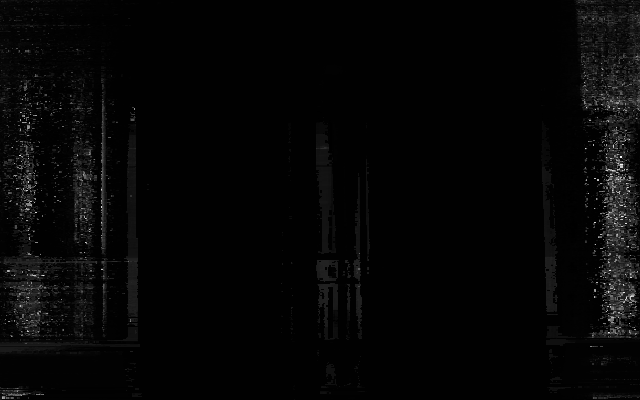
#> input picture depth_map_visualizations/stereo_depth_vs_averaged_depth/depth_avg_mm_20260113_182842.png, 640 x 400 px
$ python stereo_depth_vs_averaged_depth.py
#> lines starting #> are read from the running program, lines starting #| are printed output that depends on the picture; after the words box and inside, x2 and y2 are one past the last pixel; in counts of white or black regions, pixels touching at a corner belong together
import numpy as np
import cv2
import matplotlib.pyplot as plt
import matplotlib.ticker as mticker
import os

# =========================
# Inputs (edit as needed)
# =========================
# Two depth-mm PNGs (uint16, millimeters; 0 = invalid)
DEPTH1_PNG_PATH = "depth_avg_mm_20260113_182842.png"
DEPTH2_PNG_PATH = "depth_mm_20260113_182842.png"

# Optional labels (leave as None to auto-use filename)
LABEL1 = None
LABEL2 = None

# Shared visualization range (mm) for BOTH depth maps
MIN_D = 200
MAX_D = 500

# If True: anything <MIN_D or >MAX_D becomes black (easier “band” comparison)
MASK_OUTSIDE_RANGE = False

# Output files
OUT_SIDE = "./depth_png_vs_png_side_by_side.png"
OUT_SIDE_XHAIR = "./depth_png_vs_png_side_by_side_with_crosshair.png"
OUT_ROW = "./cross_section_row_png_vs_png.png"
OUT_COL = "./cross_section_col_png_vs_png.png"


# =========================
# Shared colormap (ONE LUT)
# =========================
_TURBO_LUT = cv2.applyColorMap(
    np.arange(256, dtype=np.uint8).reshape(256, 1),
    cv2.COLORMAP_TURBO
)[:, 0, :]  # (256, 3) BGR


def depth_mm_to_color(depth_mm_any, min_d=MIN_D, max_d=MAX_D, mask_outside=MASK_OUTSIDE_RANGE):
    """
    Convert a depth map to a color image using the SAME LUT and SAME normalization.
    depth_mm_any can be uint16 (mm, 0=invalid) or float mm (NaN/<=0 invalid).
    Returns BGR uint8.
    """
    d = depth_mm_any.astype(np.float32)

    invalid = (~np.isfinite(d)) | (d <= 0)
    if mask_outside:
        invalid = invalid | (d < min_d) | (d > max_d)

    d_clip = np.clip(d, min_d, max_d)
    idx = ((d_clip - min_d) * (255.0 / (max_d - min_d))).astype(np.uint8)

    out = _TURBO_LUT[idx]  # (H,W,3) BGR
    out[invalid] = (0, 0, 0)
    return out


def imshow_keep_aspect(rgb_img: np.ndarray, title: str, fig_w: float = 12.0):
    """
    Display an image with square pixels (aspect='equal') and a figure sized to match the image aspect ratio.
    """
    h, w = rgb_img.shape[:2]
    fig_h = fig_w * (h / w)

    fig, ax = plt.subplots(figsize=(fig_w, fig_h))
    ax.imshow(rgb_img)
    ax.set_title(title)
    ax.set_axis_off()
    ax.set_aspect("equal", adjustable="box")
    plt.tight_layout(pad=0)
    plt.show()


def plot_horizontal_cross_section_equal_aspect(y1: np.ndarray, y2: np.ndarray,
                                               label1: str, label2: str,
                                               y0: int, x_len: int,
                                               y_min: float, y_max: float,
                                               out_path: str):
    """
    Equal aspect for a line plot means: 1 unit in x == 1 unit in y in screen space.
    For horizontal cross-section: x is pixel index, y is depth (mm).
    We enforce ax.set_aspect('equal') AND choose figsize to match (y_range/x_range).
    """
    x = np.arange(x_len, dtype=np.float32)
    x_min, x_max = 0.0, float(x_len - 1)
    x_range = max(1.0, x_max - x_min)
    y_range = max(1.0, float(y_max - y_min))

    # Pick a reasonable base width then compute height to keep equal scaling.
    fig_w = 12.0
    fig_h = fig_w * (y_range / x_range)
    fig_h = max(3.0, min(12.0, fig_h))  # clamp to avoid extreme skinny/tall figures

    fig, ax = plt.subplots(figsize=(fig_w, fig_h))
    ax.plot(x, y1, label=label1)
    ax.plot(x, y2, label=label2)
    ax.set_xlim(x_min, x_max)
    ax.set_ylim(y_min, y_max)
    ax.set_title(f"Horizontal cross-section at y={y0}")
    ax.set_xlabel("x pixel")
    ax.set_ylabel("depth (mm)")
    ax.legend()

    # Plot grid
    x_major, x_minor = 50, 10      # pixels
    y_major, y_minor = 50, 10      # mm

    ax.xaxis.set_major_locator(mticker.MultipleLocator(x_major))
    ax.xaxis.set_minor_locator(mticker.MultipleLocator(x_minor))
    ax.yaxis.set_major_locator(mticker.MultipleLocator(y_major))
    ax.yaxis.set_minor_locator(mticker.MultipleLocator(y_minor))

    ax.grid(True, which="major", linewidth=0.8)
    ax.grid(True, which="minor", linewidth=0.4)

    ax.set_aspect("equal", adjustable="box")
    plt.tight_layout()
    plt.savefig(out_path, dpi=200, bbox_inches="tight")
    plt.show()


def plot_vertical_cross_section_equal_aspect(x1: np.ndarray, x2: np.ndarray,
                                             label1: str, label2: str,
                                             x0: int, y_len: int,
                                             x_min: float, x_max: float,
                                             out_path: str):
    """
    For vertical cross-section: x is depth (mm), y is pixel index.
    We enforce equal scaling by setting aspect='equal' and choosing figsize
    to match (y_range/x_range).
    """
    y = np.arange(y_len, dtype=np.float32)
    y_min, y_max = 0.0, float(y_len - 1)
    y_range = max(1.0, y_max - y_min)
    x_range = max(1.0, float(x_max - x_min))

    # Pick a reasonable base height then compute width to keep equal scaling.
    fig_h = 8.0
    fig_w = fig_h * (x_range / y_range)
    fig_w = max(3.0, min(12.0, fig_w))  # clamp

    fig, ax = plt.subplots(figsize=(fig_w, fig_h))
    ax.plot(x1, y, label=label1)
    ax.plot(x2, y, label=label2)
    ax.set_xlim(x_min, x_max)
    ax.set_ylim(y_max, y_min)  # inverted y axis
    ax.set_title(f"Vertical cross-section at x={x0}")
    ax.set_xlabel("depth (mm)")
    ax.set_ylabel("y pixel")
    ax.legend()

    # Plot grid
    x_major, x_minor = 50, 10      # mm
    y_major, y_minor = 50, 10      # pixels

    ax.xaxis.set_major_locator(mticker.MultipleLocator(x_major))
    ax.xaxis.set_minor_locator(mticker.MultipleLocator(x_minor))
    ax.yaxis.set_major_locator(mticker.MultipleLocator(y_major))
    ax.yaxis.set_minor_locator(mticker.MultipleLocator(y_minor))

    ax.grid(True, which="major", linewidth=0.8)
    ax.grid(True, which="minor", linewidth=0.4)

    ax.set_aspect("equal", adjustable="box")
    plt.tight_layout()
    plt.savefig(out_path, dpi=200, bbox_inches="tight")
    plt.show()


# =========================
# Load both PNGs (uint16 mm)
# =========================
d1_u16 = cv2.imread(DEPTH1_PNG_PATH, cv2.IMREAD_UNCHANGED)
#> d1_u16 is the input picture: shape (400, 640) uint16; min 0, max 64038, mean 1587.9
if d1_u16 is None:
    raise RuntimeError(f"Failed to read depth PNG 1: {DEPTH1_PNG_PATH}")
if d1_u16.dtype != np.uint16:
    raise RuntimeError(f"Expected uint16 depth PNG 1. Got {d1_u16.dtype}")

H, W = d1_u16.shape
#> H = 400; W = 640

d2_u16 = cv2.imread(DEPTH2_PNG_PATH, cv2.IMREAD_UNCHANGED)
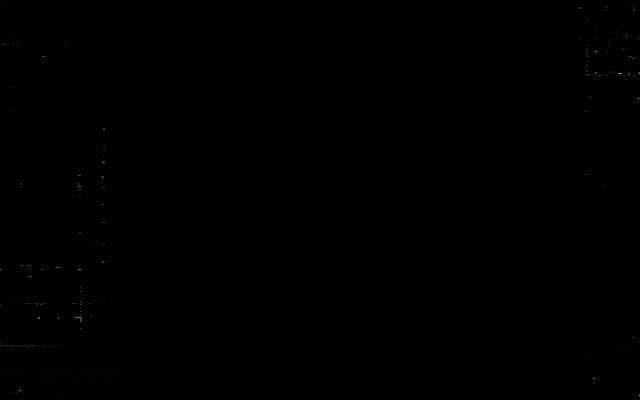
#> input picture depth_map_visualizations/stereo_depth_vs_averaged_depth/depth_mm_20260113_182842.png, 640 x 400 px
#> d2_u16 is the input picture: shape (400, 640) uint16; min 0, max 51231, mean 194.8
if d2_u16 is None:
    raise RuntimeError(f"Failed to read depth PNG 2: {DEPTH2_PNG_PATH}")
if d2_u16.dtype != np.uint16:
    raise RuntimeError(f"Expected uint16 depth PNG 2. Got {d2_u16.dtype}")

# Match size like your NPZ-resize path did (nearest so values stay “mm-like”)
if d2_u16.shape != (H, W):
    d2_u16 = cv2.resize(d2_u16, (W, H), interpolation=cv2.INTER_NEAREST)

label1 = LABEL1 if LABEL1 is not None else os.path.basename(DEPTH1_PNG_PATH)
label2 = LABEL2 if LABEL2 is not None else os.path.basename(DEPTH2_PNG_PATH)

# =========================
# Colorize with SAME LUT + SAME normalization
# =========================
v1 = depth_mm_to_color(d1_u16, MIN_D, MAX_D, MASK_OUTSIDE_RANGE)
#> in depth_mm_to_color, `invalid = (~np.isfinite(d)) | (d <= 0)`: invalid: shape (400, 640) bool; 0.05% white in thin lines or dots, all inside (x1, y1, x2, y2) = (30, 91, 639, 327)
#> in depth_mm_to_color, `out[invalid] = (0, 0, 0)`:
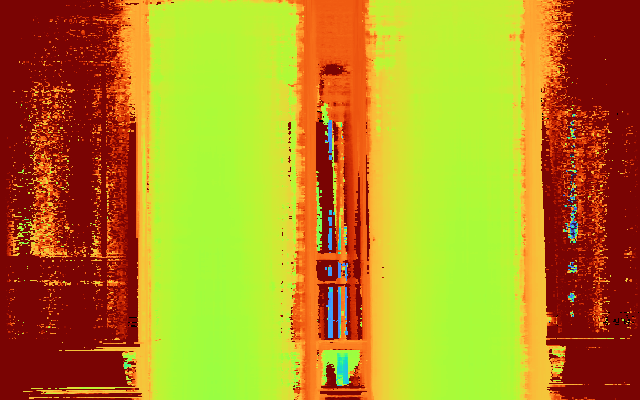
#> out: shape (400, 640, 3); mean of channels 0, 1, 2 34.9, 142.7, 178.5; drawn as B, G, R
v2 = depth_mm_to_color(d2_u16, MIN_D, MAX_D, MASK_OUTSIDE_RANGE)
#> call 2 of depth_mm_to_color, with min_d = 200, max_d = 500, mask_outside = False
#> in depth_mm_to_color (call 2), `invalid = (~np.isfinite(d)) | (d <= 0)`:
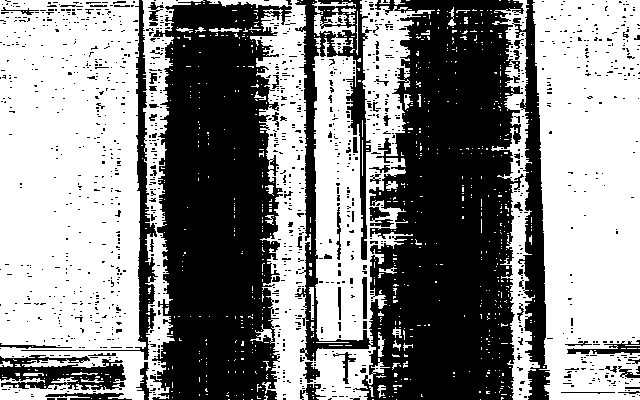
#> invalid: shape (400, 640) bool; 54.2% white; 1275 black regions (1201 under 20 px), largest, box (x1, y1, x2, y2) and area: (295, 0, 524, 400) 54863, (150, 0, 292, 400) 41106, (512, 0, 550, 400) 5862
#> in depth_mm_to_color (call 2), `d_clip = np.clip(d, min_d, max_d)`:
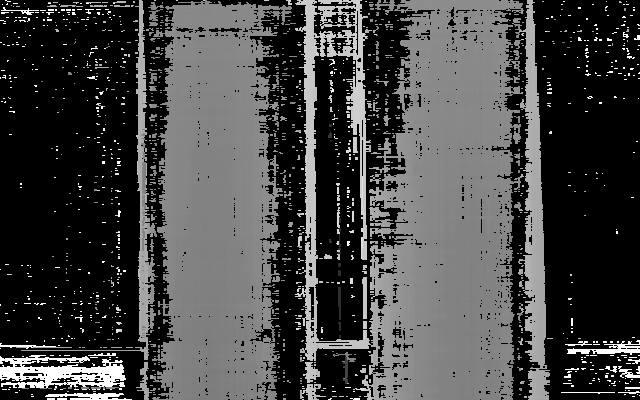
#> d_clip: shape (400, 640) float32; min 200, max 500, mean 280.8; drawn with min black and max white
#> in depth_mm_to_color (call 2), `out[invalid] = (0, 0, 0)`:
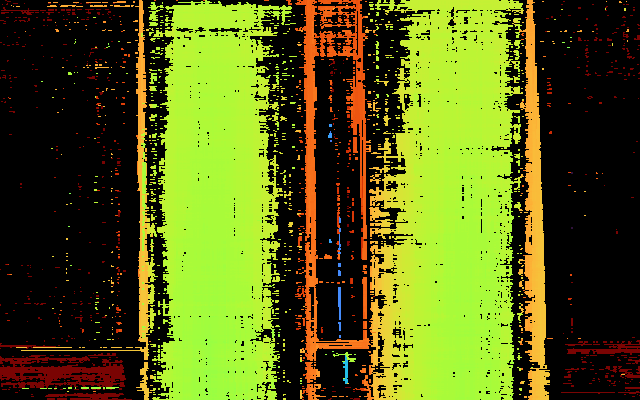
#> out: shape (400, 640, 3); mean of channels 0, 1, 2 22.9, 98.9, 87.5; drawn as B, G, R

combined = np.hstack([v1, v2])

cv2.putText(combined, label1, (10, 30),
            cv2.FONT_HERSHEY_SIMPLEX, 0.6, (255, 255, 255), 2, cv2.LINE_AA)
cv2.putText(combined, label2, (W + 10, 30),
            cv2.FONT_HERSHEY_SIMPLEX, 0.6, (255, 255, 255), 2, cv2.LINE_AA)

cv2.imwrite(OUT_SIDE, combined)

imshow_keep_aspect(
    cv2.cvtColor(combined, cv2.COLOR_BGR2RGB),
    f"Depth PNG vs Depth PNG (shared Turbo LUT + shared normalization)\n"
    f"Range: {MIN_D}-{MAX_D} mm"
)

# =========================
# Crosshair + cross-sections (EQUAL ASPECT)
# =========================
y0 = H // 2
#> y0 = 200
x0 = W // 5 * 3
#> x0 = 384

combined_x = combined.copy()
cv2.line(combined_x, (0, y0), (combined_x.shape[1] - 1, y0), (255, 255, 255), 1)
cv2.line(combined_x, (x0, 0), (x0, H - 1), (255, 255, 255), 1)
cv2.line(combined_x, (W + x0, 0), (W + x0, H - 1), (255, 255, 255), 1)
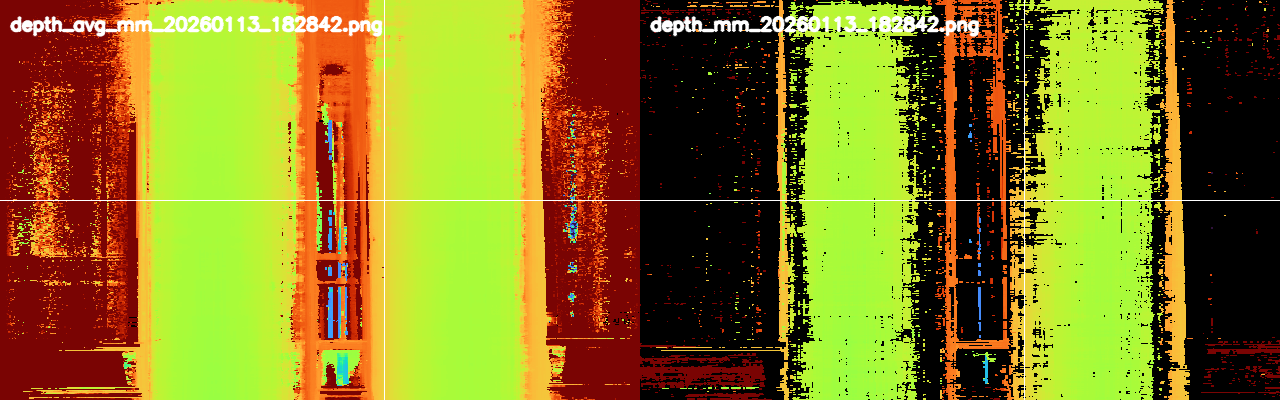
#> combined_x: shape (400, 1280, 3); mean of channels 0, 1, 2 32.5, 123, 134.8; drawn as B, G, R

cv2.imwrite(OUT_SIDE_XHAIR, combined_x)
imshow_keep_aspect(cv2.cvtColor(combined_x, cv2.COLOR_BGR2RGB),
                   "Cross-section locations (white lines)")

# Cross-sections in mm (NaN for invalid)
mm1 = d1_u16.astype(np.float32)
mm1[mm1 <= 0] = np.nan
#> mm1: shape (400, 640) float32; 0.05% of the values are NaN or infinite; the others: min 173, max 64038, mean 1588.7

mm2 = d2_u16.astype(np.float32)
mm2[mm2 <= 0] = np.nan

# Plot ranges
DEPTH_MIN = MIN_D - 50
DEPTH_MAX = MAX_D + 50

plot_horizontal_cross_section_equal_aspect(
    mm1[y0, :], mm2[y0, :],
    label1=label1, label2=label2,
    y0=y0, x_len=W,
    y_min=DEPTH_MIN, y_max=DEPTH_MAX,
    out_path=OUT_ROW
)

plot_vertical_cross_section_equal_aspect(
    mm1[:, x0], mm2[:, x0],
    label1=label1, label2=label2,
    x0=x0, y_len=H,
    x_min=DEPTH_MIN, x_max=DEPTH_MAX,
    out_path=OUT_COL
)
#> in plot_vertical_cross_section_equal_aspect, `plt.savefig(out_path, dpi=200, bbox_inches="tight")`:
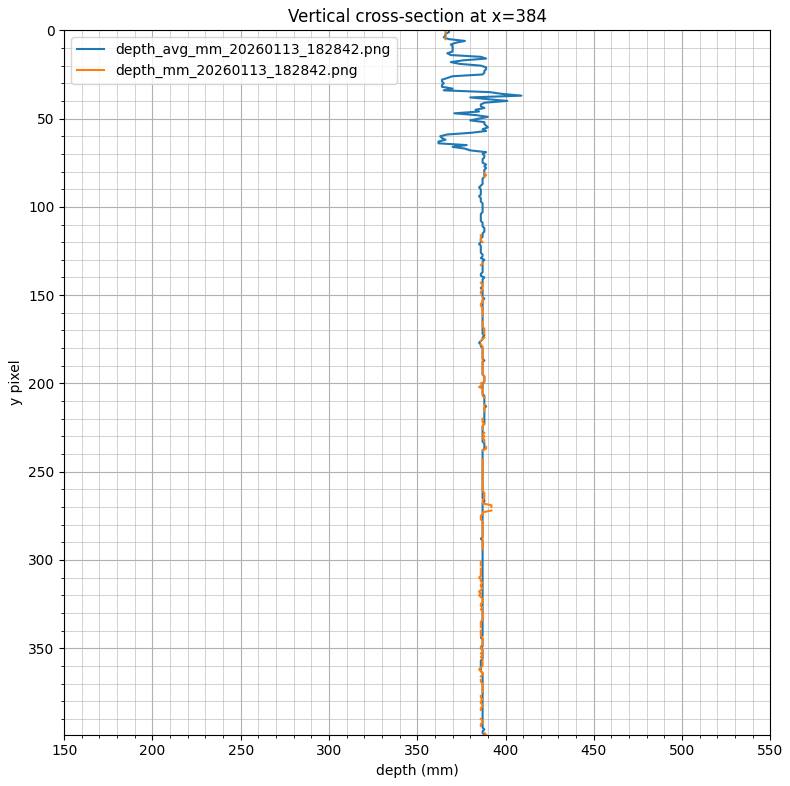
#> figure drawn by matplotlib, 1 panel

print("Wrote:")
print(" ", OUT_SIDE)
print(" ", OUT_SIDE_XHAIR)
print(" ", OUT_ROW)
print(" ", OUT_COL)
